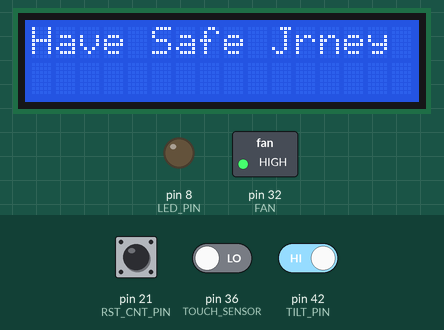
Bench run of a sketch on a simulated Arduino Mega 2560, built with avr-gcc and run on an emulated ATmega2560. On the bench: 16×2 character LCD, switched loads named in the sketch (green lamp = pin HIGH), output pins drawn as LEDs (lit = HIGH). The inputs (shaded band) are chosen by the test bench; at power-on: pin 42 (TILT_PIN) HIGH, pin 21 (RST_CNT_PIN) HIGH, pin 36 (TOUCH_SENSOR) LOW. What the sketch prints to the serial monitor is not drawn.

Above: at 9.2 s.
9.3 s: pin 42 (TILT_PIN) driven LOW
At 10.4 s:
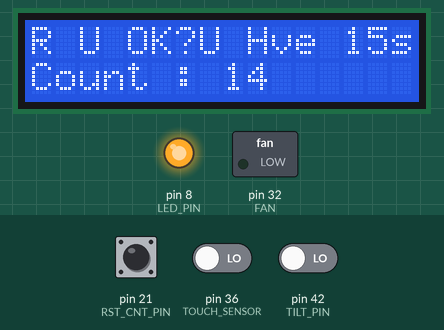
12.3 s: pin 21 (RST_CNT_PIN) driven LOW
At 14.1 s:
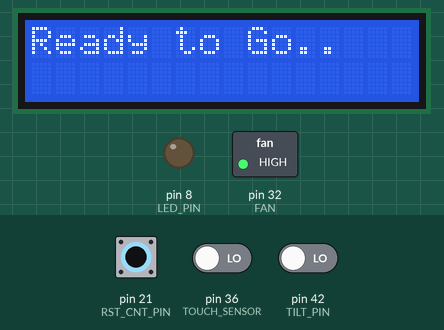
14.8 s: pin 21 (RST_CNT_PIN) driven HIGH
At 15.2 s:
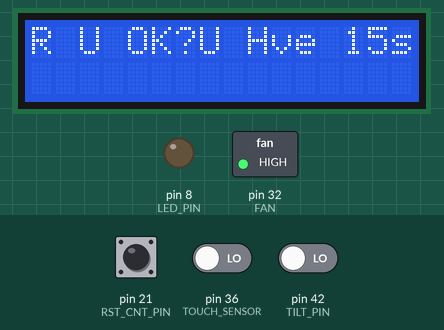
16.9 s: pin 21 (RST_CNT_PIN) driven LOW and pin 42 (TILT_PIN) driven HIGH
At 19.0 s:
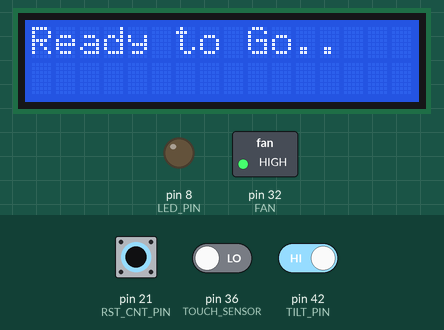
19.9 s: pin 42 (TILT_PIN) driven LOW
At 20.19 s:
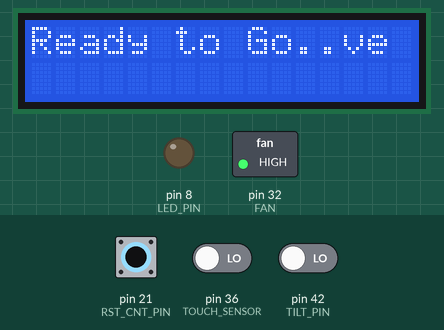
21.7 s: pin 21 (RST_CNT_PIN) pulsed HIGH 5 times (0.12 s each, 0.3 s apart)
At 23.68 s:
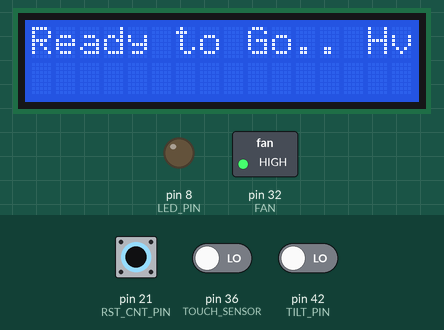
Timing chart, 0 to 26.4 s (numbered marks = the images above; inputs shaded):
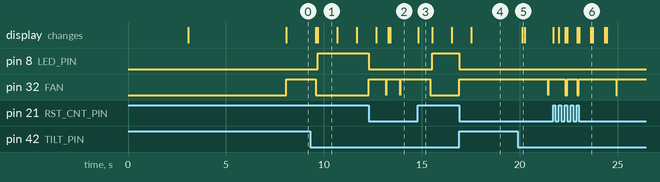

The sketch:

helmet.ino
```cpp
// include the library code:
#include <LiquidCrystal.h>
#include <SoftwareSerial.h>
#include <TinyGPS.h>

SoftwareSerial gsmSerial(9, 10);
SoftwareSerial gpsSerial(14,15);

#define TILT_PIN 42
#define LED_PIN 8
#define RST_CNT_PIN 21
#define TOUCH_SENSOR 36
#define FAN       32

TinyGPS gps;

// initialize the library by associating any needed LCD interface pin
// with the arduino pin number it is connected to
const int rs = 12, en = 11, d4 = 5, d5 = 4, d6 = 3, d7 = 2;
LiquidCrystal lcd(rs, en, d4, d5, d6, d7);

volatile bool intOccured = false;

struct stGPSCoordinates
{
  float latitude;
  float longitude;
};

stGPSCoordinates gpsCoord;

void setup() {
  //initialisation
  // set up the LCD's number of columns and rows:
  lcd.begin(16, 2);
  gsmSerial.begin(9600);   // Setting the Baud Rate for the Gsm Serial Port
  Serial.begin(9600);  //Setting the Serial Baud Rate for Serial Monitor
  gpsSerial.begin(9600); //Setting the baud rate for the GPS Serial Communication

  Serial.println("Successfully set up GSM and LCD");

  pinMode(TILT_PIN, INPUT);
  pinMode(LED_PIN, OUTPUT);
  pinMode(RST_CNT_PIN, INPUT);
  pinMode(TOUCH_SENSOR,INPUT);
  pinMode(FAN,OUTPUT);

  attachInterrupt(digitalPinToInterrupt(RST_CNT_PIN), onSwitchPress, LOW);

  //print Welcome message
  lcd.clear();
  Serial.println("Entered LCD print");
  lcd.print("Welcome!!");
  delay(3000);
  lcd.setCursor(0, 1);

  lcd.print("Pls Wear Helmet");
  delay(5000);

  while(digitalRead(TOUCH_SENSOR) != LOW)
  {

  }

  lcd.clear();
  lcd.setCursor(0, 0);
  lcd.print("Have Safe Jrney");
  digitalWrite(FAN,HIGH);
}

//void fillGPSCoordinates(stGPSCoordinates& gpsCoord)
//{
//  float lat = 0.0,lng = 0.0;
//  Serial.println("GPS Method Entered");
//   while(gpsSerial.available())
//   {
//    Serial.println("GPS Signal Available");
//      if(gps.encode(gpsSerial.read()))
//      {
//        gps.f_get_position(&lat,&lng);
//        gpsCoord.latitude = lat;
//        gpsCoord.longitude = lng;
//        String latitude = String(lat,6);
//        String longitude = String(lng,6);
//        Serial.println(latitude+" : "+longitude);
//      }
//   }
//}

void sendMessagetoPhone()
{
 // fillGPSCoordinates(gpsCoord);

  gsmSerial.println("AT+CMGF=1");    //Sets the GSM Module in Text Mode
  delay(1000);  // Delay of 1 second
  gsmSerial.println("AT+CMGS=\"+917994558908\"\r"); // Replace x with mobile number
  delay(1000);
  gsmSerial.println("your vehicle has undergone accident @ https://goo.gl/maps/CBu6y5v8eGM2 .(the above info may not be intact due to errors. )");// The SMS text you want to send
  delay(100);
  gsmSerial.println((char)26);// ASCII code of CTRL+Z for saying the end of sms to  the module
  delay(1000);
}

void switchPressHandler()
{
   intOccured = true;
   digitalWrite(LED_PIN, LOW); // set the LED pin LOW and buzzer will stop buzz
   digitalWrite(FAN,HIGH);
   lcd.clear();
   lcd.setCursor(0, 0);
   lcd.print(F("Ready to Go.."));
}

long debouncing_time = 15;
volatile unsigned long last_micros = 0;

void onSwitchPress()
{
  if((long)(micros() - last_micros) >=  (debouncing_time*1000))
  {
     switchPressHandler();
     last_micros = micros();
  }
}

bool isPersonOK()
{
  lcd.clear();
  lcd.setCursor(0, 0);

  lcd.print(F("R U OK?U Hve 15s"));

  delay(100);
  digitalWrite(LED_PIN, HIGH); // set the LED pin HIGH and buzzer will buzz

  int nCount = 15;

  char sBuf[16] = "Count :";

  while (nCount > 0)
  {
    if (intOccured)
    {
      return true;
    }
    nCount--;
    sprintf(sBuf, "Count : %d", nCount);
    if (nCount < 10)
    {
      sBuf[9] = ' ';
    }
    lcd.setCursor(0, 1);
    lcd.print(sBuf);
    delay(1000);
  }
  return false;
}

void loop()
{
  int nTiltStatus = digitalRead(TILT_PIN);
  intOccured = false;
  if (nTiltStatus == LOW)
  {
    digitalWrite(FAN,LOW);
    Serial.println(F("Tilt Detected and Entered"));
    if (!isPersonOK())
    {
      sendMessagetoPhone();
      delay(100);
      lcd.clear();
      lcd.setCursor(0, 0);
      lcd.print(F("Message Sent"));
      delay(100);
    }

  }

  digitalWrite(LED_PIN, LOW); // Set the LED pin LOW to turn it OFF or buzzer OFF

  delay(500);
}
```

Measured:
- after the input at 9.3 s, pin 8 (LED_PIN): LOW → HIGH after 0.38 s; pin 32 (FAN): HIGH → LOW after 0.27 s; the display: first changes after 0.28 s (image 1 shows a later state)
- after the input at 12.3 s, pin 8 (LED_PIN): HIGH → LOW at once; pin 32 (FAN): goes HIGH 0.89 s, LOW 0.01 s, HIGH 0.69 s, LOW 0.01 s, then HIGH, starting at once; the display: changes after 0.39 s (image 2)
- after the input at 14.8 s, pin 8 (LED_PIN): LOW → HIGH after 0.73 s; pin 32 (FAN): HIGH → LOW after 0.62 s; the display: changes at once (image 3)
- after the input at 16.9 s, pin 8 (LED_PIN): HIGH → LOW at once; pin 32 (FAN): LOW → HIGH at once; the display: changes after 0.63 s (image 4)
- after the input at 19.9 s, pin 32 (FAN): HIGH → LOW after 1.6 s, → HIGH 0.01 s later; the display: changes after 0.24 s (image 5)
- after the input at 21.7 s, pin 32 (FAN): goes LOW 0.10 s, HIGH 0.51 s, LOW 0.09 s, HIGH 1.9 s, LOW 0.01 s, then HIGH, starting after 0.62 s; the display: first changes at once (image 6 shows a later state)
- what the display in image 1 shows lasts 1.0 s, from 9.7 s to 10.7 s
